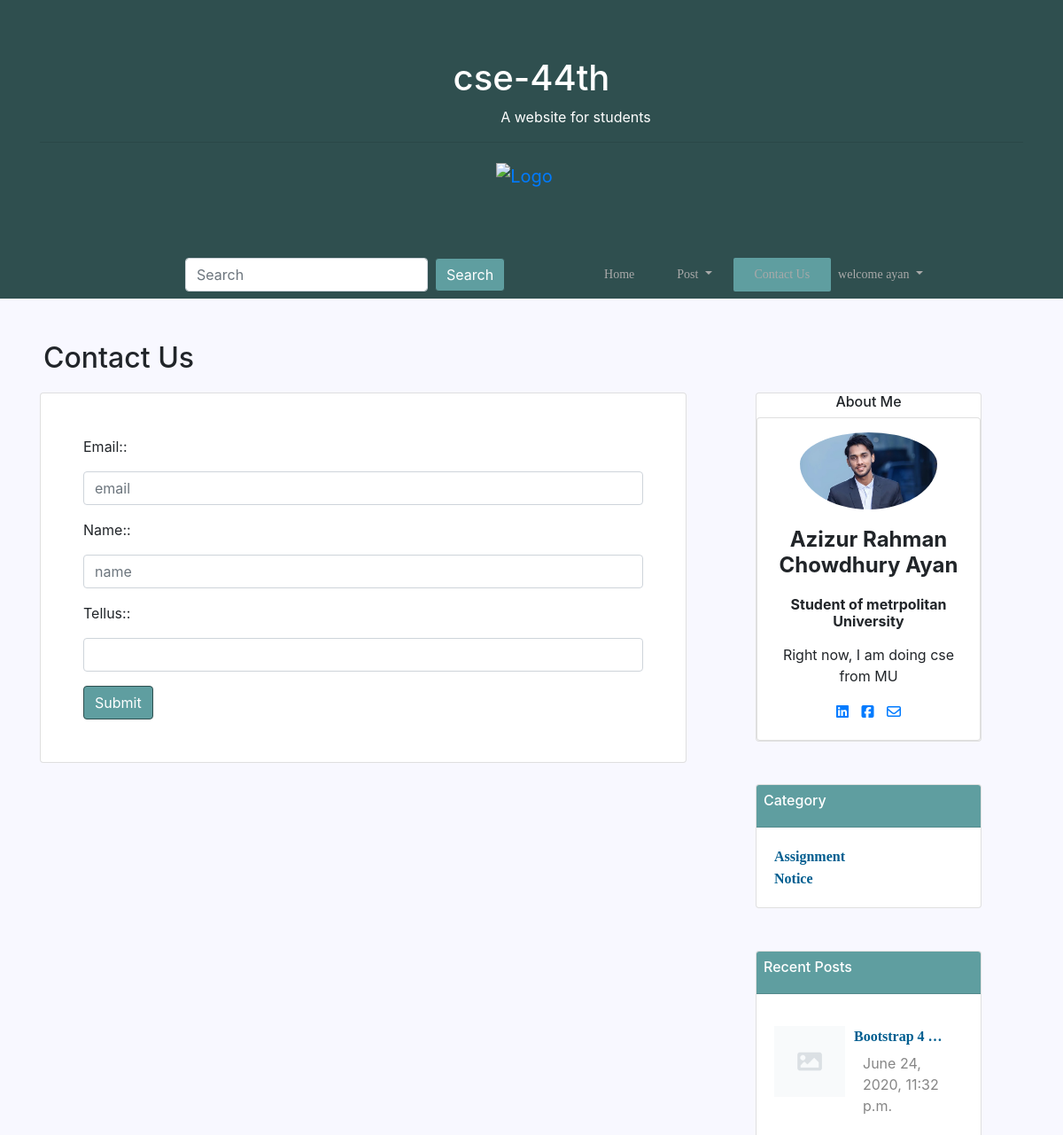
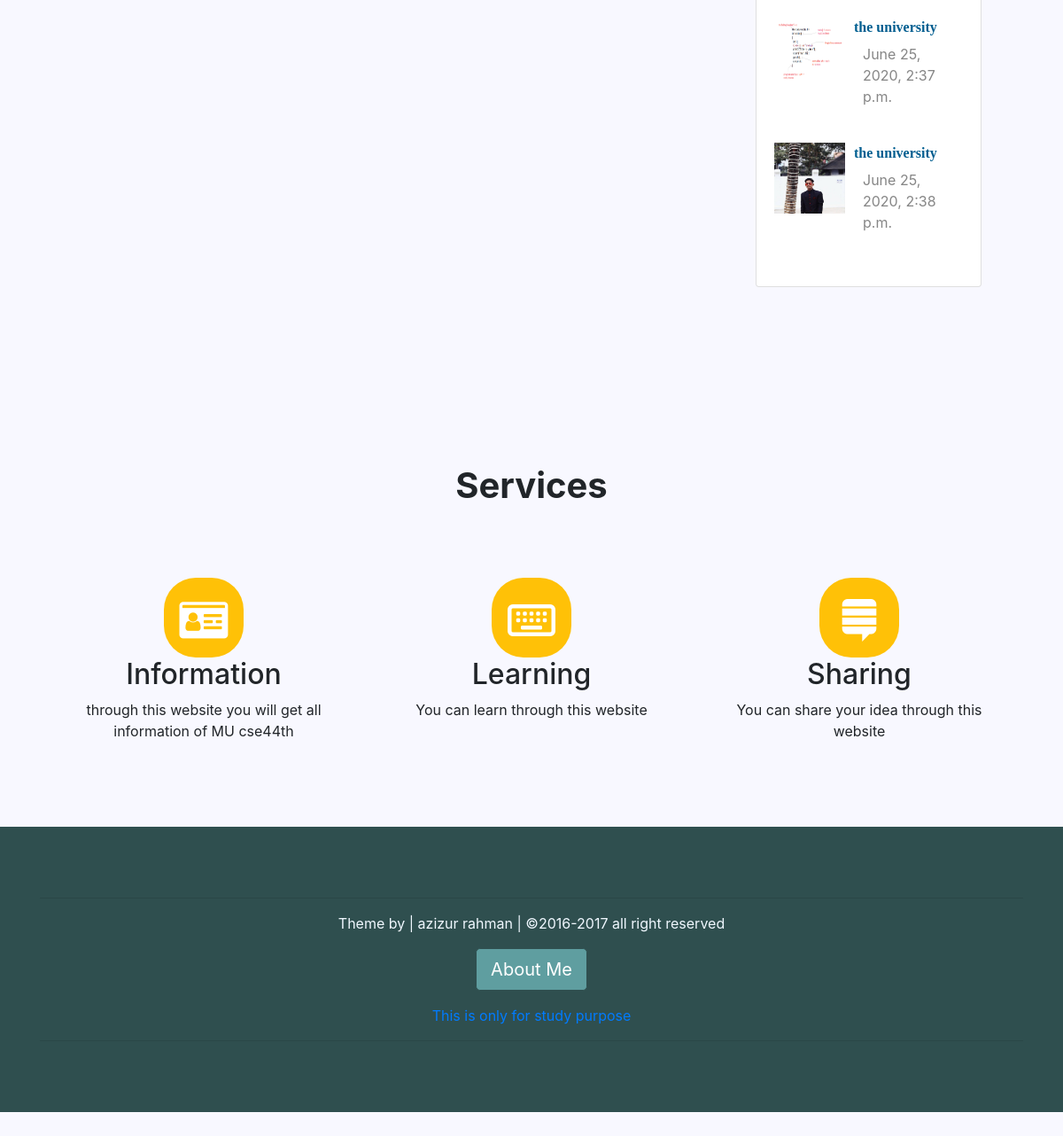
/contact/ (signed in), run on the app's committed database (2 pictures, top to bottom).
### user/models.py (models this page shows, shortened)
class Account(AbstractBaseUser):
	email 					= models.EmailField(verbose_name="email", max_length=60, unique=True)
	username 				= models.CharField(max_length=30, unique=True)
	date_joined				= models.DateTimeField(verbose_name='date joined', auto_now_add=True)
	last_login				= models.DateTimeField(verbose_name='last login', auto_now=True)
	is_admin				= models.BooleanField(default=False)
	is_active				= models.BooleanField(default=True)
	is_staff				= models.BooleanField(default=False)
	is_superuser			= models.BooleanField(default=False)
	USERNAME_FIELD = 'email'
	REQUIRED_FIELDS = ['username']
	objects = MyAccountManager()

### post/models.py (models this page shows, shortened)
class Category(models.Model):
    category = models.CharField(max_length=200, primary_key=True)

class Post(models.Model):
    category = models.ForeignKey(Category, on_delete=models.CASCADE)
    postAuthor = models.CharField(max_length=200)
    postId = models.AutoField(primary_key=True, auto_created=True)
    postTitle = models.CharField(max_length=200)
    postTimeDate = models.DateTimeField(auto_now_add=True, auto_now=False, blank=True)
    postText = models.TextField()
    postUrl = models.TextField(blank=True)
    postImage = models.ImageField(blank=True, null=True)
    def get_photo_url(self):
        if self.postImage and hasattr(self.postImage, 'url'):
            return self.postImage.url
        else:
            return "/static/no.png"

### home/views.py (the view)
# urls.py: path('contact/', views.contactUs, name='contact'),
def contactUs(request):
    context = {}
    if request.POST:
        form = Contact(request.POST)
        if form.is_valid():
            form.save()
            messages.success(request, "your comment added successfully")
            context = {'form': form, 'RecentPost': Post.objects.all()[0:3],
                       'Categories': Category.objects.all()[0:4]}
            return render(request, 'home/contact.html', context)
        else:
            messages.error(request, "Please fill the form correctly")
            context = {'form': form, 'RecentPost': Post.objects.all()[0:3],
                       'Categories': Category.objects.all()[0:4]}
            return render(request, 'home/contact.html', context)
    else:  # GET request
        form = Contact()
        context = {'form': form, 'RecentPost': Post.objects.all()[0:3],
            'Categories': Category.objects.all()[0:4]}
    return render(request, 'home/contact.html', context)

### home/forms.py
class Contact(forms.ModelForm):
    Email = forms.EmailField(widget=forms.TextInput(
        attrs = {
            'class': 'form-control',
            'placeholder' : 'email'
        }
    ))
    Name = forms.CharField(widget=forms.TextInput(
        attrs={
            'class': 'form-control',
            'placeholder': 'name'
        }
    ))
    TellUs = forms.CharField( widget=forms.TextInput(
        attrs={
            'class': 'form-control',
        }
    ))
    class Meta:
        model = Contact
        fields = ("Email", "Name", "TellUs")

### templates/home/contact.html (shortened to what this page needs)
{% extends 'base.html' %}
{% load static %}
{% block contactactive %}active{% endblock contactactive %}
 {% block body %}
<div class="row ml-1 mb-1">
    <h2 class="mb-3">Contact Us</h2>
</div>
<div class="row">
 <div class="col-sm-8 mb-5">
     <div class="card pl-5  pr-5  pt-5 pb-5">
           <form action="{% url 'contact' %}" method="post">
   {%for f in form %}
  <label>{{ f.label_tag }}:</label>
    <p>{{f}}</p>
                    {% endfor %}
        <button type="submit" class="btn btn-primary">Submit</button>
</form>
     </div>
 </div>
       <div class="col-sm-3 ml-lg-5" >
          <div class="card text-center ">
                    <h6>About Me</h6>
<div class="card card-cascade">
  <div class="view view-cascade overlay">
    <img class="card-img-top rounded-circle pl-5 pr-5 pt-3" src="{% static 'aya.jpeg' %}" alt="Card image cap">
  </div>
  <div class="card-body card-body-cascade text-center">
    <h4 class="card-title"><strong>Azizur Rahman Chowdhury Ayan</strong></h4>
    <h6 class="font-weight-bold indigo-text py-2">Student of metrpolitan University</h6>
    <p class="card-text">Right now, I am doing cse from MU
    </p>
    <a href="https://www.linkedin.com/in/azizur-rahman-720636165"  class="btn-floating btn-small btn-fb"><i class="fa fa-linkedin-square

"></i></a>
    <a href="https://www.facebook.com/imayanchy/" class="btn-floating btn-small btn-tw" style="padding:10px;"><i class="fa fa-facebook-square

"></i></a>
    <a href="mailto:aaziz9642@gmail.com"  class="btn-floating btn-small btn-dribbble"><i class="fa fa-envelope-o"></i></a>
  </div>
</div>
                </div>
                 <div class="card mt-5">
                    <div class="card-header pl-2 pt-2 card-titles">
                        <h6>Category</h6>
                    </div>
                    <div class="card-body">
                          {% for post in Categories %}
                        <a href="#">
                            <span id="heading"> {{ post.category }} </span>
                        </a><br>
                           {% endfor %}
                    </div>
                </div>
 <div class="card mt-5">
                    <div class="card-header pl-2 pt-2 card-titles">
                        <h6>Recent Posts</h6>
                    </div>
                    <div class="card-body">
                        <div class="mt-3">
                             {% for post in RecentPost%}
                            <img style="float:left;" class="d-inline-block" src="{{ post.get_photo_url }}" height=80;
                                width=80; alt="abc">
                            <a href="{{ post.postId }}">
                                <p  style="margin-left:90px;" id="heading">
                                    {{ post.postTitle |truncatewords:2 }}
                                </p>
                            </a>
                            <p style="margin-left:100px; margin-top:-10px;" class="description">{{ post.postTimeDate }}</p>
                            <br>
                             {% endfor %}
                        </div>
                    </div>
                </div>
        </div>
</div>
{% endblock body %}

### templates/base.html (shortened to what this page needs)
{% load static %}
<!DOCTYPE html>
<html lang="en">
<head>
    <link rel="stylesheet" href="{% static 'css/bootstrap.min.css' %}">
    <link rel="stylesheet" href="{% static 'css/publicfile.css' %} ">
    <link rel="stylesheet" href="path/to/font-awesome/css/font-awesome.min.css">
    <link rel="stylesheet" href="https://cdnjs.cloudflare.com/ajax/libs/font-awesome/4.7.0/css/font-awesome.min.css">
</head>
<body>
 <div class="jumbotron jumbotron-fluid jmb " style="margin-bottom:0">
        <div class="container">
            <div class="row">
                <div class="col-lg-12 text-center">
                    <h1>cse-44th</h1>
                    <p style="margin-left: 100px;">A website for students</p>
                    <hr>
                    <a class="navbar-brand" href="{% url 'home' %}">
                        <img src="{% static 'logo.png' %}" alt="Logo" style="width:100px;">
                    </a>
                </div>
            </div>
        </div>
    </div>
    <nav class="navbar navbar-expand-lg " id="edit-navbar">
        <div class="container">
            <div class="collapse navbar-collapse flex-row-reverse" id="navbarSupportedContent">
                <ul class="navbar-nav mr-auto nav justify-content-center ml-lg-5">
                               <li class="nav-item pl-lg-3 pr-lg-3 mr-lg-5">
                             <form method="get" action="{% url 'search' %}" class="form-inline my-2 my-lg-0"  >
      <input class="form-control mr-sm-2" type="search" placeholder="Search" aria-label="Search" name="search">
      <button class="btn btn-primary my-2 my-sm-0" type="submit">Search</button>
    </form>
                    </li>
                    <li class="nav-item pl-lg-3 pr-lg-3 ml-lg-4">
                        <a class="nav-link " id="{% block hactive %}{% endblock hactive %}" href="/">Home<span class="sr-only">(current)</span></a>
                    </li>
                    <li class="nav-item dropdown pl-lg-3 pr-lg-3  ">
                        <a class="nav-link dropdown-toggle disabled" href="#" id="navbarDropdown" role="button"
                            data-toggle="dropdown" aria-haspopup="true" aria-expanded="false">
                            Post
                        </a>
                    </li>
                    <li class="nav-item pl-lg-3 pr-lg-3" id="{% block contactactive %}{% endblock contactactive %}">
                        <a class="nav-link" href="{% url 'contact' %}">Contact Us</a>
                    </li>
       {% if user.is_authenticated %}
                        <li class="nav-item dropdown  ">
                        <a class="nav-link dropdown-toggle" href="#" id="navbarDropdown" role="button"
                            data-toggle="dropdown" aria-haspopup="true" aria-expanded="false">
                            welcome {{request.user.username}}
                        </a>
                    </li>
                    {% else %}
<button type="button" class="btn btn-primary" data-toggle="modal" data-target="#myModal" style="float:left;">
  Log In
</button>
                    {% endif %}
                </ul>
            </div>
        </div>
    </nav>
 <div class="container mt-5 mb-5">
     {% block body %}
     {% endblock body %}
   <h1 style="text-align:center; font-weight:bold;">Services</h1>
<div class="row  text-center row-setting">
    <div class="col-sm-4 col-md-4 d-block m-auto">
        <div class="imgsetting d-block m-auto bg-warning">
            <i class="fa fa-id-card fa-3x text-white mt-4"></i>
        </div>
         <h2>Information</h2>
                <p>
                    through this website you will get all information of MU cse44th
                </p>
    </div>
     <div class="col-sm-4">
         <div class="imgsetting d-block m-auto bg-warning">
            <i class="fa fa-keyboard-o fa-3x text-white mt-4"></i>
        </div>
         <h2>Learning</h2>
                <p>
                    You can learn through this website
                </p>
    </div>
     <div class="col-sm-4">
        <div class="imgsetting d-block m-auto bg-warning">
            <i class="fa fa-stack-exchange fa-3x text-white mt-4"></i>
        </div>
         <h2>Sharing</h2>
                <p>
                    You can share your idea through this website
                </p>
    </div>
</div>
 </div>
  <div class="jumbotron jumbotron-fluid jmb">
        <div class="container">
            <div id="footer" style="text-align: center;  color:aliceblue;">
                <hr>
                <p> Theme by | azizur rahman | &copy;2016-2017 all right reserved </p>
                <p>
                    <button class="btn btn-primary btn-lg" type="button" data-toggle="collapse" data-target="#contentId"
                        aria-expanded="false" aria-controls="contentId">
                        About Me
                    </button>
                </p>
                <a href="#">
                    <p>This is only for study purpose</p>
                </a>
                <hr>
            </div>
        </div>
    </div>
</body>
</html>

### static/css/publicfile.css (style rules this page uses)
body { background-color :#F8F8FF; }
.jmb { background-color:#2F4F4F; color : white; }
#edit-navbar { background-color:#2F4F4F; color:white; }
#edit-navbar #active { background-color:#5F9EA0; color:white; padding-left:10px; padding-right:10px; border-radius:2px; }
#edit-navbar .navbar-nav .nav-link { color : #A9A9A9; font-family:"Times New Roman", Times, serif; font-size:14px; transition:all 0.4s ease-in-out; }
@media (min-width:886px) { #edit-navbar .navbar-nav { padding-left:100px; } }
.btn-primary { background-color:#5F9EA0 !important; border-color:#2F4F4F !important; }
.card-titles { background-color:#5F9EA0 !important; color:#FFF }
#heading { font-family:bitter,georgia,"times new roman",times,serif; font-weight:bold; color:#005E90; }
.description { color:#868686; fon-weight:bold; margin-top:-2px; }
.row-setting { margin:80px 0px !important; }

### templates/base.html (style rules this page uses)
.row-setting { margin:80px 0px !important; }
.imgsetting { border-radius: 40%; height: 90px; width: 90px; }

### data on the page
Account: user.username "ayan"
Category: category "Assignment"
Category: category "Notice"
Post: shows a picture, postTitle "Bootstrap 4 …", postTimeDate "June 24, 2020, 11:32 p.m."
Post: get_photo_url (picture), postTitle "the university", postTimeDate "June 25, 2020, 2:37 p.m."
Post: get_photo_url (picture), postTitle "the university", postTimeDate "June 25, 2020, 2:38 p.m."

### other printed values
{{ f.label_tag }} "Email:" "Name:" "Tellus:"
